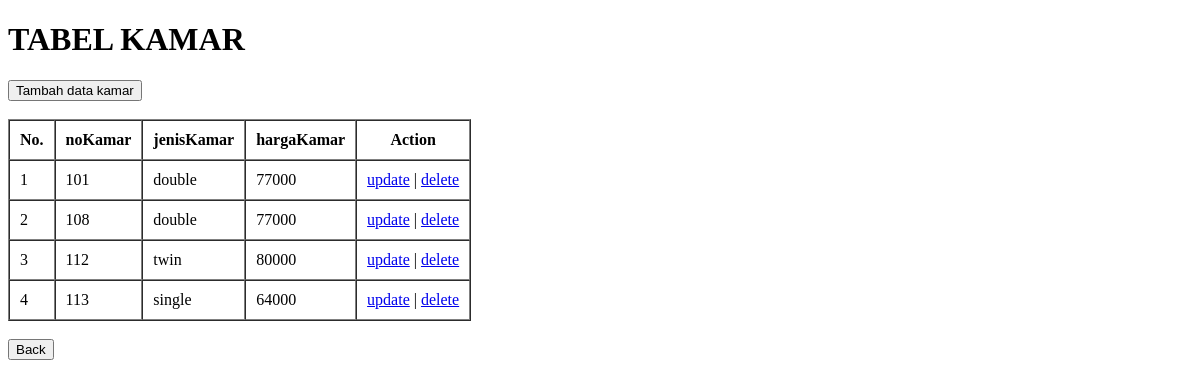
Before: /kamartabel.php with the older database file.
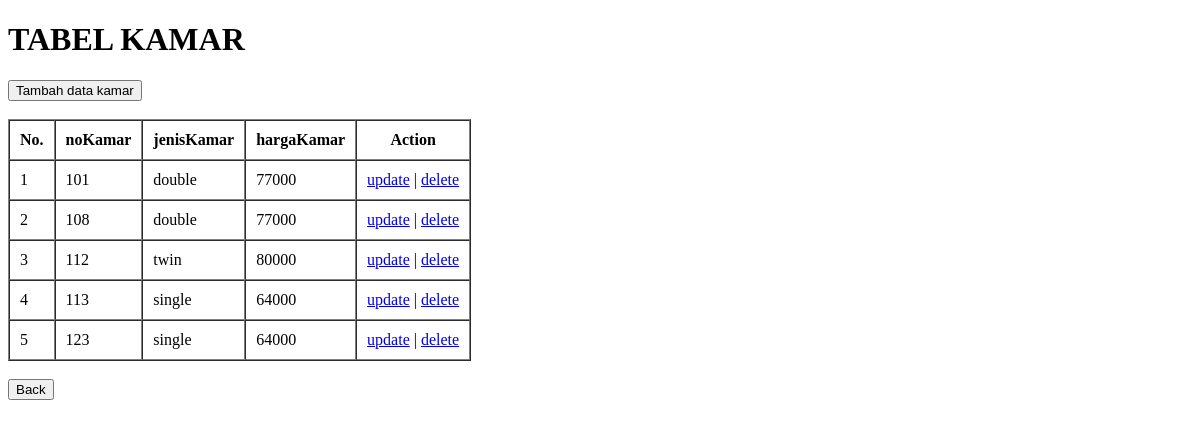
After: the same page with the newer database file.
### tables this page shows
CREATE TABLE `kamar` (
  `noKamar` int(11) NOT NULL,
  `jenisKamar` varchar(10) NOT NULL,
  `hargaKamar` int(11) NOT NULL
);

### functions.php (called while the page is built, shortened)
<?php
$conn = mysqli_connect("localhost","root","","iRooms");
function query($query){
    global $conn;
    $result = mysqli_query($conn, $query);
    $rows = [];
    while($row = mysqli_fetch_assoc($result)) {
        $rows[] = $row;
    }
    return $rows;
}
?>

### kamartabel.php (the view, shortened to what this page needs)
<?php
require 'functions.php';
$kamar = query("SELECT * FROM kamar");
?>
<!DOCTYPE html>
<html>
<head>
</head>
<body>
<h1>TABEL KAMAR</h1>
<a href="kamarcreate.php"><button>Tambah data kamar</button></a>
<br><br>
<table border="1" cellpadding="10" cellspacing="0">
    <tr>
        <th>No.</th>
        <th>noKamar</th>
        <th>jenisKamar</th>
        <th>hargaKamar</th>
        <th>Action</th>
    </tr>
    <?php $i = 1; ?>
    <?php foreach($kamar as $row) : ?>
    <tr>
        <td><?= $i?></td>
        <td><?= $row["noKamar"]; ?></td>
        <td><?= $row["jenisKamar"]; ?></td>
        <td><?= $row["hargaKamar"]; ?></td>
        <td>
            <a href="kamarupdate.php?noKamar=<?= $row["noKamar"]; ?>">update</a> |
            <a href="kamardelete.php?noKamar=<?= $row["noKamar"]; ?>"onclick="return confirm('are you sure?');">delete</a>
        </td>
    <?php $i ++ ?>
    </tr>
    <?php endforeach; ?>
</table>
<br>
    <form action="" method="get">
            <button type = "back" name="back">Back</button>
        </form>
</body>
</html>

Changed rows visible on the page:
added kamar: noKamar "123", jenisKamar "single", hargaKamar "64000"
